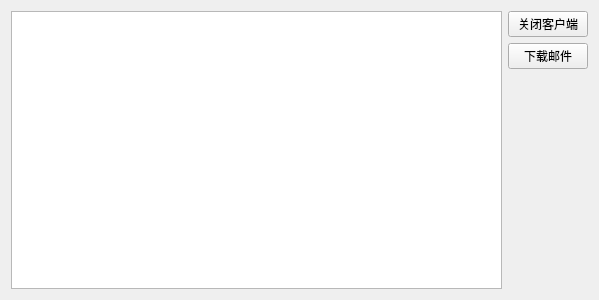
<?xml version="1.0" encoding="UTF-8"?>
<ui version="4.0">
 <class>SMTPPerClient</class>
 <widget class="QWidget" name="SMTPPerClient">
  <property name="geometry">
   <rect>
    <x>0</x>
    <y>0</y>
    <width>599</width>
    <height>300</height>
   </rect>
  </property>
  <property name="windowTitle">
   <string>Form</string>
  </property>
  <layout class="QHBoxLayout" name="horizontalLayout">
   <item>
    <widget class="QTextBrowser" name="clientLog"/>
   </item>
   <item>
    <layout class="QVBoxLayout" name="verticalLayout">
     <item>
      <widget class="QPushButton" name="closeClient">
       <property name="text">
        <string>关闭客户端</string>
       </property>
      </widget>
     </item>
     <item>
      <widget class="QPushButton" name="downloadMail">
       <property name="text">
        <string>下载邮件</string>
       </property>
      </widget>
     </item>
     <item>
      <spacer name="verticalSpacer">
       <property name="orientation">
        <enum>Qt::Vertical</enum>
       </property>
       <property name="sizeHint" stdset="0">
        <size>
         <width>20</width>
         <height>40</height>
        </size>
       </property>
      </spacer>
     </item>
    </layout>
   </item>
  </layout>
 </widget>
 <resources/>
 <connections/>
</ui>
